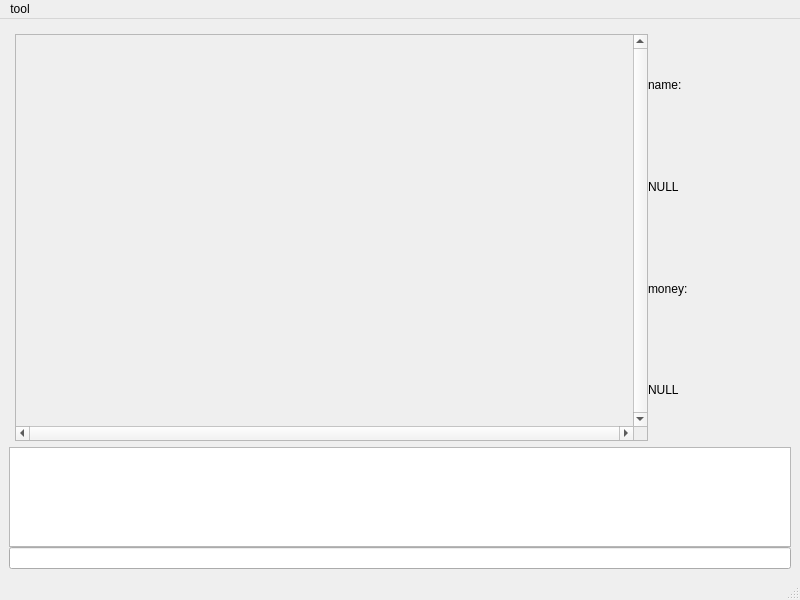
<?xml version="1.0" encoding="UTF-8"?>
<ui version="4.0">
 <class>MainWindow</class>
 <widget class="QMainWindow" name="MainWindow">
  <property name="geometry">
   <rect>
    <x>0</x>
    <y>0</y>
    <width>800</width>
    <height>600</height>
   </rect>
  </property>
  <property name="windowTitle">
   <string>MainWindow</string>
  </property>
  <widget class="QWidget" name="centralwidget">
   <layout class="QHBoxLayout" name="horizontalLayout_2">
    <item>
     <layout class="QVBoxLayout" name="verticalLayout">
      <property name="spacing">
       <number>0</number>
      </property>
      <property name="sizeConstraint">
       <enum>QLayout::SetDefaultConstraint</enum>
      </property>
      <property name="leftMargin">
       <number>0</number>
      </property>
      <property name="topMargin">
       <number>0</number>
      </property>
      <property name="rightMargin">
       <number>0</number>
      </property>
      <property name="bottomMargin">
       <number>0</number>
      </property>
      <item>
       <layout class="QHBoxLayout" name="horizontalLayout">
        <property name="leftMargin">
         <number>6</number>
        </property>
        <property name="topMargin">
         <number>6</number>
        </property>
        <property name="rightMargin">
         <number>6</number>
        </property>
        <property name="bottomMargin">
         <number>6</number>
        </property>
        <item>
         <widget class="QScrollArea" name="scrollArea">
          <property name="sizePolicy">
           <sizepolicy hsizetype="Expanding" vsizetype="Expanding">
            <horstretch>80</horstretch>
            <verstretch>0</verstretch>
           </sizepolicy>
          </property>
          <property name="verticalScrollBarPolicy">
           <enum>Qt::ScrollBarAlwaysOn</enum>
          </property>
          <property name="horizontalScrollBarPolicy">
           <enum>Qt::ScrollBarAlwaysOn</enum>
          </property>
          <property name="widgetResizable">
           <bool>true</bool>
          </property>
          <widget class="QWidget" name="scrollAreaWidgetContents">
           <property name="geometry">
            <rect>
             <x>0</x>
             <y>0</y>
             <width>617</width>
             <height>375</height>
            </rect>
           </property>
          </widget>
         </widget>
        </item>
        <item>
         <layout class="QVBoxLayout" name="verticalLayout_2">
          <item>
           <widget class="QLabel" name="label">
            <property name="text">
             <string>name:                               </string>
            </property>
           </widget>
          </item>
          <item>
           <widget class="QLabel" name="lb_name">
            <property name="text">
             <string>NULL</string>
            </property>
           </widget>
          </item>
          <item>
           <widget class="QLabel" name="label_2">
            <property name="text">
             <string>money:</string>
            </property>
           </widget>
          </item>
          <item>
           <widget class="QLabel" name="lb_money">
            <property name="text">
             <string>NULL</string>
            </property>
           </widget>
          </item>
         </layout>
        </item>
       </layout>
      </item>
      <item>
       <widget class="QTextBrowser" name="textBrowser">
        <property name="maximumSize">
         <size>
          <width>1000</width>
          <height>100</height>
         </size>
        </property>
       </widget>
      </item>
      <item>
       <widget class="QLineEdit" name="lineEdit"/>
      </item>
     </layout>
    </item>
   </layout>
  </widget>
  <widget class="QMenuBar" name="menubar">
   <property name="geometry">
    <rect>
     <x>0</x>
     <y>0</y>
     <width>800</width>
     <height>28</height>
    </rect>
   </property>
   <widget class="QMenu" name="menutool">
    <property name="title">
     <string>tool</string>
    </property>
    <addaction name="actionlogin"/>
    <addaction name="actionpartition"/>
   </widget>
   <addaction name="menutool"/>
  </widget>
  <widget class="QStatusBar" name="statusbar"/>
  <action name="actionpartition">
   <property name="text">
    <string>partition</string>
   </property>
  </action>
  <action name="actionlogin">
   <property name="text">
    <string>login</string>
   </property>
  </action>
 </widget>
 <resources/>
 <connections/>
</ui>
